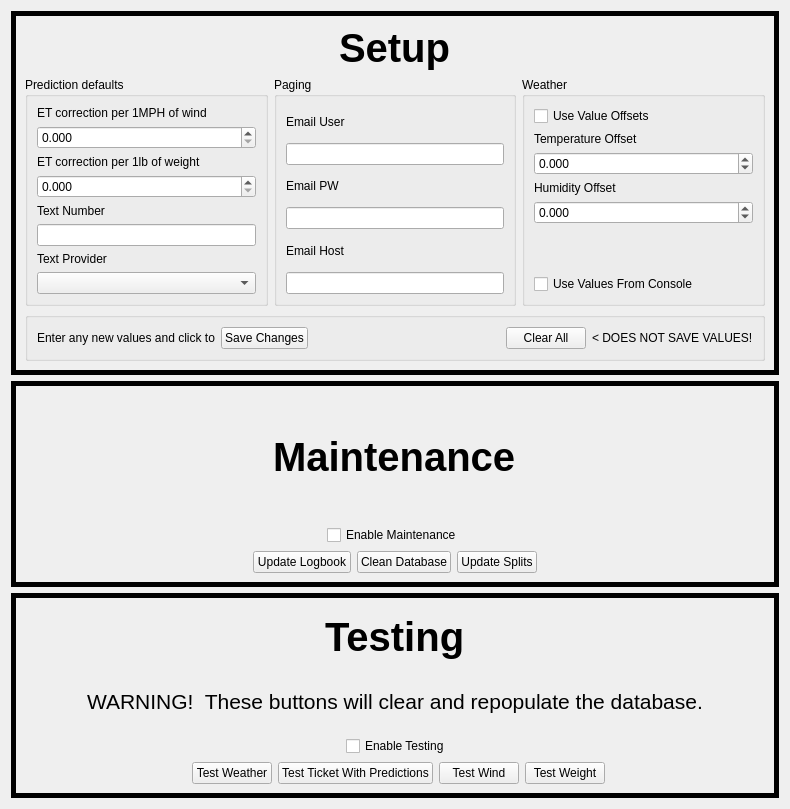
<?xml version="1.0" encoding="UTF-8"?>
<ui version="4.0">
 <class>SettingsTab</class>
 <widget class="QWidget" name="SettingsTab">
  <property name="geometry">
   <rect>
    <x>0</x>
    <y>0</y>
    <width>790</width>
    <height>809</height>
   </rect>
  </property>
  <property name="windowTitle">
   <string>Form</string>
  </property>
  <layout class="QGridLayout" name="gridLayout">
   <item row="2" column="0">
    <widget class="QFrame" name="testingFrame">
     <property name="sizePolicy">
      <sizepolicy hsizetype="Preferred" vsizetype="Expanding">
       <horstretch>0</horstretch>
       <verstretch>0</verstretch>
      </sizepolicy>
     </property>
     <property name="frameShape">
      <enum>QFrame::Box</enum>
     </property>
     <property name="frameShadow">
      <enum>QFrame::Plain</enum>
     </property>
     <property name="lineWidth">
      <number>5</number>
     </property>
     <layout class="QGridLayout" name="gridLayout_4">
      <item row="3" column="0">
       <spacer name="horizontalSpacer_5">
        <property name="orientation">
         <enum>Qt::Horizontal</enum>
        </property>
        <property name="sizeHint" stdset="0">
         <size>
          <width>40</width>
          <height>20</height>
         </size>
        </property>
       </spacer>
      </item>
      <item row="0" column="0" colspan="7" alignment="Qt::AlignHCenter">
       <widget class="QLabel" name="label">
        <property name="font">
         <font>
          <pointsize>30</pointsize>
          <weight>75</weight>
          <bold>true</bold>
         </font>
        </property>
        <property name="text">
         <string>Testing</string>
        </property>
       </widget>
      </item>
      <item row="1" column="0" colspan="7" alignment="Qt::AlignHCenter">
       <widget class="QLabel" name="warningLabel">
        <property name="font">
         <font>
          <pointsize>16</pointsize>
         </font>
        </property>
        <property name="text">
         <string>WARNING!  These buttons will clear and repopulate the database.</string>
        </property>
        <property name="textFormat">
         <enum>Qt::AutoText</enum>
        </property>
       </widget>
      </item>
      <item row="3" column="5">
       <widget class="QPushButton" name="testWeightButton">
        <property name="text">
         <string>Test Weight</string>
        </property>
       </widget>
      </item>
      <item row="3" column="2">
       <widget class="QPushButton" name="testWeatherButton">
        <property name="text">
         <string>Test Weather</string>
        </property>
       </widget>
      </item>
      <item row="3" column="6">
       <spacer name="horizontalSpacer_2">
        <property name="orientation">
         <enum>Qt::Horizontal</enum>
        </property>
        <property name="sizeHint" stdset="0">
         <size>
          <width>40</width>
          <height>20</height>
         </size>
        </property>
       </spacer>
      </item>
      <item row="3" column="4">
       <widget class="QPushButton" name="testWindButton">
        <property name="text">
         <string>Test Wind</string>
        </property>
       </widget>
      </item>
      <item row="3" column="3">
       <widget class="QPushButton" name="testTPButton">
        <property name="text">
         <string>Test Ticket With Predictions</string>
        </property>
       </widget>
      </item>
      <item row="2" column="2" colspan="4" alignment="Qt::AlignHCenter">
       <widget class="QCheckBox" name="enableTestingCheckBox">
        <property name="text">
         <string>Enable Testing</string>
        </property>
       </widget>
      </item>
     </layout>
    </widget>
   </item>
   <item row="1" column="0">
    <widget class="QFrame" name="maintenanceFrame">
     <property name="sizePolicy">
      <sizepolicy hsizetype="Preferred" vsizetype="Expanding">
       <horstretch>0</horstretch>
       <verstretch>0</verstretch>
      </sizepolicy>
     </property>
     <property name="frameShape">
      <enum>QFrame::Box</enum>
     </property>
     <property name="frameShadow">
      <enum>QFrame::Plain</enum>
     </property>
     <property name="lineWidth">
      <number>5</number>
     </property>
     <layout class="QGridLayout" name="gridLayout_5">
      <item row="2" column="1">
       <widget class="QPushButton" name="updateLogbookButton">
        <property name="text">
         <string>Update Logbook</string>
        </property>
       </widget>
      </item>
      <item row="2" column="0">
       <spacer name="horizontalSpacer_4">
        <property name="orientation">
         <enum>Qt::Horizontal</enum>
        </property>
        <property name="sizeHint" stdset="0">
         <size>
          <width>40</width>
          <height>20</height>
         </size>
        </property>
       </spacer>
      </item>
      <item row="2" column="2">
       <widget class="QPushButton" name="cleanDatabaseButton">
        <property name="text">
         <string>Clean Database</string>
        </property>
       </widget>
      </item>
      <item row="2" column="4">
       <spacer name="horizontalSpacer_3">
        <property name="orientation">
         <enum>Qt::Horizontal</enum>
        </property>
        <property name="sizeHint" stdset="0">
         <size>
          <width>40</width>
          <height>20</height>
         </size>
        </property>
       </spacer>
      </item>
      <item row="1" column="0" colspan="5" alignment="Qt::AlignHCenter">
       <widget class="QCheckBox" name="enableMaintenanceCheckBox">
        <property name="text">
         <string>Enable Maintenance</string>
        </property>
       </widget>
      </item>
      <item row="0" column="0" colspan="5" alignment="Qt::AlignHCenter">
       <widget class="QLabel" name="maintenanceLabel">
        <property name="font">
         <font>
          <pointsize>30</pointsize>
          <weight>75</weight>
          <bold>true</bold>
         </font>
        </property>
        <property name="text">
         <string>Maintenance</string>
        </property>
       </widget>
      </item>
      <item row="2" column="3">
       <widget class="QPushButton" name="updateSplitsButton">
        <property name="text">
         <string>Update Splits</string>
        </property>
       </widget>
      </item>
     </layout>
    </widget>
   </item>
   <item row="0" column="0">
    <widget class="QFrame" name="setupFrame">
     <property name="sizePolicy">
      <sizepolicy hsizetype="Preferred" vsizetype="Expanding">
       <horstretch>0</horstretch>
       <verstretch>0</verstretch>
      </sizepolicy>
     </property>
     <property name="frameShape">
      <enum>QFrame::Box</enum>
     </property>
     <property name="frameShadow">
      <enum>QFrame::Plain</enum>
     </property>
     <property name="lineWidth">
      <number>5</number>
     </property>
     <layout class="QGridLayout" name="gridLayout_8">
      <item row="1" column="0">
       <widget class="QGroupBox" name="predictionDefaults">
        <property name="sizePolicy">
         <sizepolicy hsizetype="Preferred" vsizetype="Expanding">
          <horstretch>0</horstretch>
          <verstretch>0</verstretch>
         </sizepolicy>
        </property>
        <property name="title">
         <string>Prediction defaults</string>
        </property>
        <property name="flat">
         <bool>false</bool>
        </property>
        <property name="checkable">
         <bool>false</bool>
        </property>
        <layout class="QGridLayout" name="gridLayout_7">
         <item row="2" column="0">
          <widget class="QLabel" name="weightAdjustmentLabel">
           <property name="text">
            <string>ET correction per 1lb of weight</string>
           </property>
          </widget>
         </item>
         <item row="3" column="0">
          <widget class="QDoubleSpinBox" name="weightAdjustmentSpinBox">
           <property name="sizePolicy">
            <sizepolicy hsizetype="Expanding" vsizetype="Fixed">
             <horstretch>0</horstretch>
             <verstretch>0</verstretch>
            </sizepolicy>
           </property>
           <property name="decimals">
            <number>3</number>
           </property>
           <property name="maximum">
            <double>0.999000000000000</double>
           </property>
           <property name="singleStep">
            <double>0.001000000000000</double>
           </property>
          </widget>
         </item>
         <item row="1" column="0">
          <widget class="QDoubleSpinBox" name="windAdjustmentSpinBox">
           <property name="sizePolicy">
            <sizepolicy hsizetype="Expanding" vsizetype="Fixed">
             <horstretch>0</horstretch>
             <verstretch>0</verstretch>
            </sizepolicy>
           </property>
           <property name="decimals">
            <number>3</number>
           </property>
           <property name="minimum">
            <double>0.000000000000000</double>
           </property>
           <property name="maximum">
            <double>0.999000000000000</double>
           </property>
           <property name="singleStep">
            <double>0.001000000000000</double>
           </property>
          </widget>
         </item>
         <item row="7" column="0">
          <widget class="ProviderBox" name="textProviderComboBox">
           <property name="sizePolicy">
            <sizepolicy hsizetype="Expanding" vsizetype="Fixed">
             <horstretch>0</horstretch>
             <verstretch>0</verstretch>
            </sizepolicy>
           </property>
          </widget>
         </item>
         <item row="0" column="0">
          <widget class="QLabel" name="windAdjustmentLabel">
           <property name="text">
            <string>ET correction per 1MPH of wind</string>
           </property>
          </widget>
         </item>
         <item row="6" column="0">
          <widget class="QLabel" name="textProviderLabel">
           <property name="text">
            <string>Text Provider</string>
           </property>
          </widget>
         </item>
         <item row="4" column="0">
          <widget class="QLabel" name="textNumberLabel">
           <property name="text">
            <string>Text Number</string>
           </property>
          </widget>
         </item>
         <item row="5" column="0">
          <widget class="QLineEdit" name="textNumberEdit"/>
         </item>
        </layout>
       </widget>
      </item>
      <item row="1" column="1">
       <widget class="QGroupBox" name="paging">
        <property name="sizePolicy">
         <sizepolicy hsizetype="Preferred" vsizetype="Expanding">
          <horstretch>0</horstretch>
          <verstretch>0</verstretch>
         </sizepolicy>
        </property>
        <property name="title">
         <string>Paging</string>
        </property>
        <layout class="QGridLayout" name="gridLayout_6">
         <item row="2" column="0">
          <widget class="QLabel" name="emailPWLabel">
           <property name="text">
            <string>Email PW</string>
           </property>
          </widget>
         </item>
         <item row="0" column="0">
          <widget class="QLabel" name="emailUserLabel">
           <property name="text">
            <string>Email User</string>
           </property>
          </widget>
         </item>
         <item row="4" column="0">
          <widget class="QLabel" name="emailHostLabel">
           <property name="text">
            <string>Email Host</string>
           </property>
          </widget>
         </item>
         <item row="1" column="0">
          <widget class="QLineEdit" name="emailUserEdit"/>
         </item>
         <item row="5" column="0">
          <widget class="QLineEdit" name="emailHostEdit"/>
         </item>
         <item row="3" column="0">
          <widget class="QLineEdit" name="emailPWEdit"/>
         </item>
        </layout>
       </widget>
      </item>
      <item row="1" column="2">
       <widget class="QGroupBox" name="weather">
        <property name="sizePolicy">
         <sizepolicy hsizetype="Preferred" vsizetype="Expanding">
          <horstretch>0</horstretch>
          <verstretch>0</verstretch>
         </sizepolicy>
        </property>
        <property name="title">
         <string>Weather</string>
        </property>
        <layout class="QGridLayout" name="gridLayout_3">
         <item row="3" column="0">
          <widget class="QLabel" name="humOffsetLabel">
           <property name="text">
            <string>Humidity Offset</string>
           </property>
          </widget>
         </item>
         <item row="6" column="0">
          <widget class="QCheckBox" name="useConsoleCheckBox">
           <property name="text">
            <string>Use Values From Console</string>
           </property>
          </widget>
         </item>
         <item row="4" column="0">
          <widget class="QDoubleSpinBox" name="humOffsetSpinBox">
           <property name="sizePolicy">
            <sizepolicy hsizetype="Expanding" vsizetype="Fixed">
             <horstretch>0</horstretch>
             <verstretch>0</verstretch>
            </sizepolicy>
           </property>
           <property name="decimals">
            <number>3</number>
           </property>
           <property name="minimum">
            <double>-9.999000000000001</double>
           </property>
           <property name="maximum">
            <double>9.999000000000001</double>
           </property>
           <property name="singleStep">
            <double>0.010000000000000</double>
           </property>
          </widget>
         </item>
         <item row="1" column="0">
          <widget class="QLabel" name="tempOffsetLabel">
           <property name="text">
            <string>Temperature Offset</string>
           </property>
          </widget>
         </item>
         <item row="2" column="0">
          <widget class="QDoubleSpinBox" name="tempOffsetSpinBox">
           <property name="sizePolicy">
            <sizepolicy hsizetype="Expanding" vsizetype="Fixed">
             <horstretch>0</horstretch>
             <verstretch>0</verstretch>
            </sizepolicy>
           </property>
           <property name="decimals">
            <number>3</number>
           </property>
           <property name="minimum">
            <double>-9.999000000000001</double>
           </property>
           <property name="maximum">
            <double>9.999000000000001</double>
           </property>
           <property name="singleStep">
            <double>0.010000000000000</double>
           </property>
          </widget>
         </item>
         <item row="0" column="0">
          <widget class="QCheckBox" name="useOffsetsCheckBox">
           <property name="text">
            <string>Use Value Offsets</string>
           </property>
          </widget>
         </item>
         <item row="5" column="0">
          <spacer name="verticalSpacer_2">
           <property name="orientation">
            <enum>Qt::Vertical</enum>
           </property>
           <property name="sizeHint" stdset="0">
            <size>
             <width>20</width>
             <height>40</height>
            </size>
           </property>
          </spacer>
         </item>
        </layout>
       </widget>
      </item>
      <item row="2" column="0" colspan="3">
       <widget class="QGroupBox" name="buttons">
        <property name="sizePolicy">
         <sizepolicy hsizetype="Preferred" vsizetype="Expanding">
          <horstretch>0</horstretch>
          <verstretch>0</verstretch>
         </sizepolicy>
        </property>
        <property name="title">
         <string/>
        </property>
        <property name="flat">
         <bool>false</bool>
        </property>
        <layout class="QGridLayout" name="gridLayout_2">
         <item row="1" column="3">
          <widget class="QPushButton" name="clearButton">
           <property name="sizePolicy">
            <sizepolicy hsizetype="Maximum" vsizetype="Fixed">
             <horstretch>0</horstretch>
             <verstretch>0</verstretch>
            </sizepolicy>
           </property>
           <property name="text">
            <string>Clear All</string>
           </property>
          </widget>
         </item>
         <item row="1" column="2">
          <spacer name="horizontalSpacer">
           <property name="orientation">
            <enum>Qt::Horizontal</enum>
           </property>
           <property name="sizeHint" stdset="0">
            <size>
             <width>40</width>
             <height>20</height>
            </size>
           </property>
          </spacer>
         </item>
         <item row="1" column="0">
          <widget class="QLabel" name="saveLabel">
           <property name="text">
            <string>Enter any new values and click to</string>
           </property>
          </widget>
         </item>
         <item row="1" column="1">
          <widget class="QPushButton" name="saveButton">
           <property name="sizePolicy">
            <sizepolicy hsizetype="Maximum" vsizetype="Fixed">
             <horstretch>0</horstretch>
             <verstretch>0</verstretch>
            </sizepolicy>
           </property>
           <property name="text">
            <string>Save Changes</string>
           </property>
          </widget>
         </item>
         <item row="1" column="4" alignment="Qt::AlignLeft">
          <widget class="QLabel" name="clearLabel">
           <property name="text">
            <string>&lt; DOES NOT SAVE VALUES!</string>
           </property>
          </widget>
         </item>
        </layout>
       </widget>
      </item>
      <item row="0" column="0" colspan="3" alignment="Qt::AlignHCenter">
       <widget class="QLabel" name="setupLabel">
        <property name="font">
         <font>
          <pointsize>30</pointsize>
          <weight>75</weight>
          <bold>true</bold>
         </font>
        </property>
        <property name="text">
         <string>Setup</string>
        </property>
       </widget>
      </item>
     </layout>
    </widget>
   </item>
  </layout>
 </widget>
 <customwidgets>
  <customwidget>
   <class>ProviderBox</class>
   <extends>QComboBox</extends>
   <header>providerbox.h</header>
  </customwidget>
 </customwidgets>
 <tabstops>
  <tabstop>saveButton</tabstop>
  <tabstop>clearButton</tabstop>
 </tabstops>
 <resources/>
 <connections/>
</ui>
